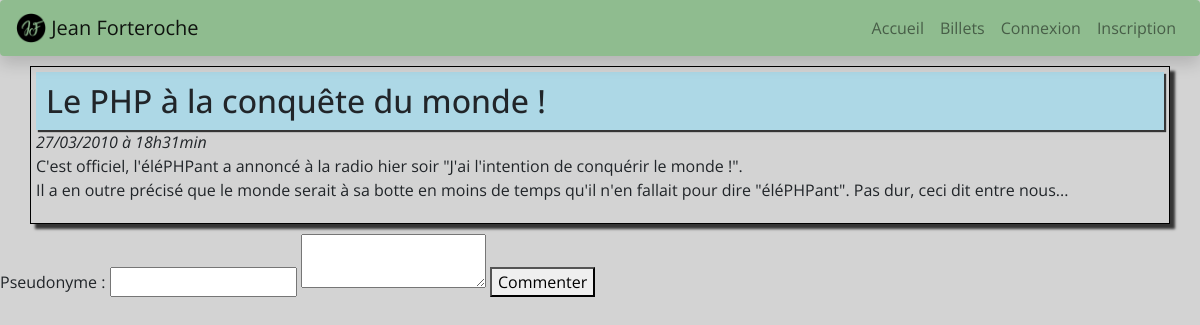
Screenshot of /post/2 with the database file from the repository.
### tables this page shows
CREATE TABLE `posts` (
  `id` int(11) NOT NULL,
  `title` varchar(255) NOT NULL,
  `content` text NOT NULL,
  `creation_date` datetime NOT NULL
);

### Model/Manager.php (called while the page is built, shortened)
<?php
class Manager
{
	function __construct()
	{
			$this->db = $this->dbConnect();
	}
    protected function dbConnect()
    {
        $db = new PDO('mysql:host=localhost;dbname=localhost;charset=utf8', 'root', '');
        return $db;
	}
}

### Model/PostManager.php (called while the page is built, shortened)
<?php
require_once('Manager.php');
class PostManager extends Manager
{
    public function getPost($postId)
    {
        $req = $this->db->prepare('SELECT id, title, content, DATE_FORMAT(creation_date, \'%d/%m/%Y à %Hh%imin\') AS creation_date_fr FROM posts WHERE id = ?');
        $req->execute(array($postId));
		$post = $req->fetch();
        return $post;
	}
}

### View/postView.php (the view, shortened to what this page needs)
<div class="ticket">
	<h2><?= htmlspecialchars($post['title']);?></h2>
	<em><?= $post['creation_date_fr'];?></em>
	<p><?= nl2br(htmlspecialchars($post['content']));?></p>
</div>
<label for='author'>Pseudonyme : </label>
<input type=text id='author' name='author'>
<textarea id='trumbowyg-demo'></textarea>
<button type='button' class='postBtn'>Commenter</button>
<?php require_once('template.php'); ?>

### Public/style.css (style rules this page uses)
body { background:lightgrey; font-family: 'Open Sans', sans-serif; }
* { box-sizing: border-box; -moz-box-sizing: border-box; -webkit-box-sizing: border-box; }
.ticket { width:95%; margin: 10px auto; padding:5px; border:1px black solid; box-shadow: 5px 5px 2.5px 0px rgba(0,0,0,0.75); overflow:hidden; }
h2 { width:100%; padding:10px; background:lightblue; box-shadow: 2px 2px 1px 0px rgba(0,0,0,0.75); }
.ticket>h2 { margin:auto; }

### rows the page displays
posts: title "Le PHP à la conquête du monde !", content "C'est officiel, l'éléPHPant a annoncé à la radio hier soir \"J'ai l'intention de conquérir le monde !\". Il a en outre précisé que le monde serait à sa botte en moins de temps qu'il n'en fallait pour dire \"éléPHPant\". Pas dur, ceci dit entre nous..."

### other values shown
$post['creation_date_fr'] "27/03/2010 à 18h31min"
